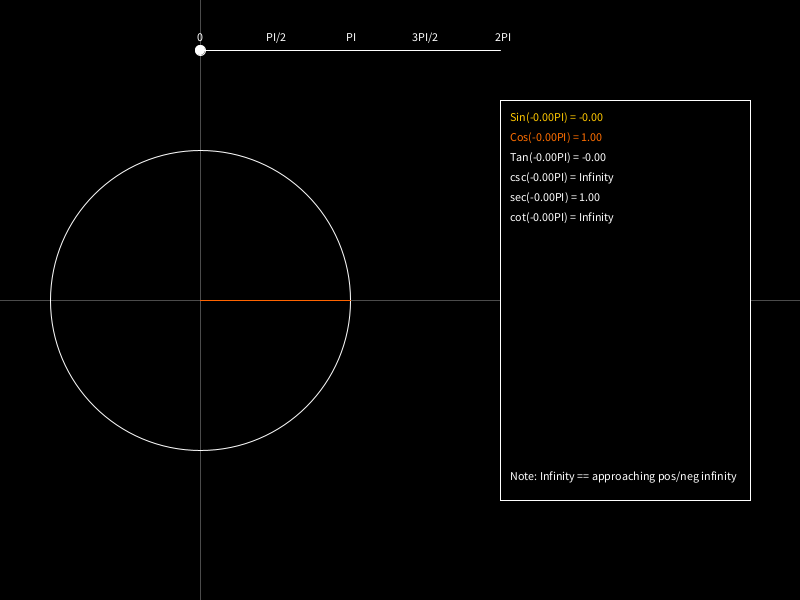
Frame 1 (no input)
Frame 60 (the mouse pressed at the canvas centre just before this capture): identical to frame 1, image omitted
Frame 120 (the mouse held since frame 60 and released just before this capture): identical to frame 1, image omitted

The Processing sketch that drew this single still picture (run headless with seeded random() and noise(); from frame 60 on, the mouse is pressed at the canvas centre):

// Processing sketch: unit_circle
// ── unit_circle.pde
float radius;
float theta;
float sliderX;

void setup() {
    size(800, 600);
    radius = 150;
    sliderX = 0;
}

void draw() {
    background(0);
    translate(width / 2 - 200, height / 2);
    
    // unit circle
    noFill();
    stroke(255);
    ellipseMode(RADIUS); // make the radius actually the radius
    circle(0, 0, radius);
    
    // x and y axis
    stroke(255, 75);
    line(0, height, 0, -height);
    line( -width, 0, width, 0);
    
    println(mouseX, mouseY);
    
    // theta slider
    stroke(255);
    line(0, -250, 300, -250);
    text("0", -4, -260);
    text("2PI",295, -260);
    text("PI",146, -260);
    text("PI/2",66, -260);
    text("3PI/2",212, -260);
    if (mousePressed) {
        if (mouseY > 30 && mouseY < 70) {
            if (mouseX > 345 && mouseX < 355) { // snap point check PI
                sliderX = 150;
            } else if (mouseX > 270 && mouseX < 280) { // snap point check PI / 2
                sliderX = 75;
            } else if (mouseX > 420 && mouseX < 430) { // snap point check 3PI / 2
                sliderX = 225;
            } else if (mouseX > 500) { // upper bound
                sliderX = 300;
            } else if (mouseX < 200) { // lower bound
                sliderX = 0;
            } else {
                sliderX = mouseX - 200; // position given no snaps
            } 
        }
    }
    // indicator of current slider position
    fill(255);
    circle(sliderX, -250, 5);
    noFill();
    
    // line that moves around circle according to mouse
    stroke(255, 0, 0);
    theta =  - sliderBar(sliderX); // invert because processing works upside down
    line(0, 0, cos(theta) * radius, sin(theta) * radius);
    
    // draw triangle simulating x = cos y = sin 
    stroke(255, 165, 0);
    line(cos(theta) * radius, sin(theta) * radius, cos(theta) * radius, 0);
    stroke(255,  100, 0);
    line(0, 0, cos(theta) * radius, 0);
    
    // show trig function values in decimal (and in common PI form)
    rectMode(CORNERS);
    stroke(255);
    fill(0);
    rect(300, -200, 550, 200);
    fill(255,  200, 0);
    text(sinForTable(theta), 310, -180);
    fill(255,  110, 0);
    text(cosForTable(theta), 310, -160);
    fill(255);
    text(tanForTable(theta), 310, -140);
    text(cscForTable(theta), 310, -120);
    text(secForTable(theta), 310, -100);
    text(cotForTable(theta), 310, -80);

    text("Note: Infinity == approaching pos/neg infinity", 310, 180);
}

// modifier bar produces 0 - 2PI
float sliderBar(float sliderX) {
    return map(sliderX, 0, 300, 0, 2 * PI);
}

// convert theta to radian form
String theta2Radians(float theta) {
    float piAmount = theta / PI;
    return String.format("%.2fPI", piAmount);
}

// Sin function in table of answers
String sinForTable(float theta) {
    return String.format("Sin(%s) = %.2f", theta2Radians(theta), sin(theta));
}

// Cos function in table of answers
String cosForTable(float theta) {
    return String.format("Cos(%s) = %.2f", theta2Radians(theta), cos(theta));
}

// Tan function in table of answers
String tanForTable(float theta) {
    return String.format("Tan(%s) = %.2f", theta2Radians(theta), (tan(theta) > 1000 || tan(theta) < -1000) ? (1f / 0f) : tan(theta));
}

// csc function in table of answers
String cscForTable(float theta) {
    return String.format("csc(%s) = %.2f", theta2Radians(theta), (1 / sin(theta) > 1000 || 1 / sin(theta) < -1000) ? (1f / 0f) : 1 / sin(theta));
}

// sec function in table of answers
String secForTable(float theta) {
    return String.format("sec(%s) = %.2f", theta2Radians(theta), (1 / cos(theta) > 1000 || 1 / cos(theta) < -1000) ? (1f / 0f) : 1 / cos(theta));
}

// cot function in table of answers
String cotForTable(float theta) {
    return String.format("cot(%s) = %.2f", theta2Radians(theta), (1 / tan(theta) > 1000 || 1 / tan(theta) < -1000) ? (1f / 0f) : 1 / tan(theta));
}
